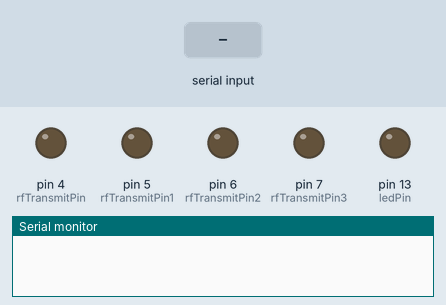
Simulated run of this sketch. Board: Arduino Uno, built with avr-gcc and run on an emulated ATmega328P. On the bench: output pins drawn as LEDs (lit = HIGH), the last lines printed to the serial monitor. Inputs (shaded band) come from the test bench.

Above: at 1.2 s.
1.3 s: "1" received over Serial
At 2.5 s:
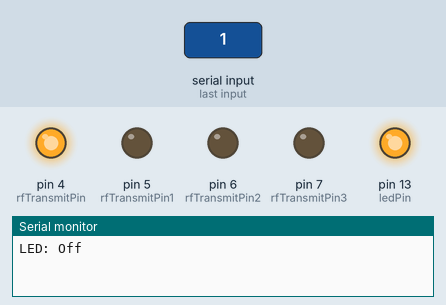
2.8 s: "3" received over Serial
At 3.9 s:
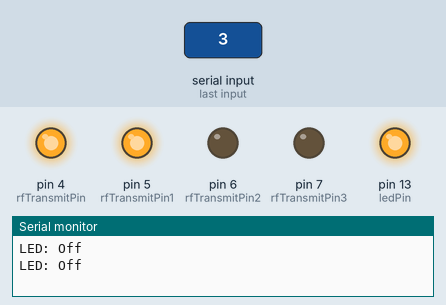
4.3 s: "0" received over Serial
At 5.0 s:
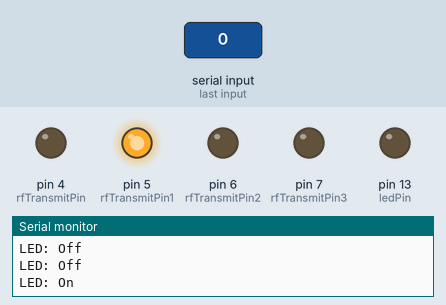
5.8 s: "6" received over Serial
At 6.1 s:
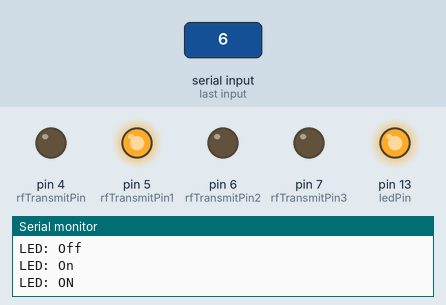
7.3 s: "2" received over Serial
At 8.5 s:
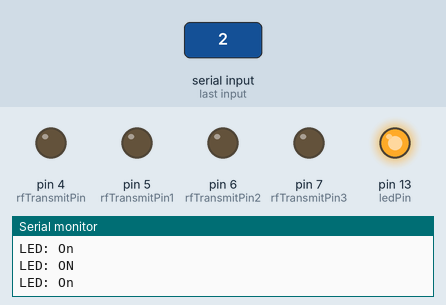
8.8 s: "5" received over Serial
At 9.6 s:
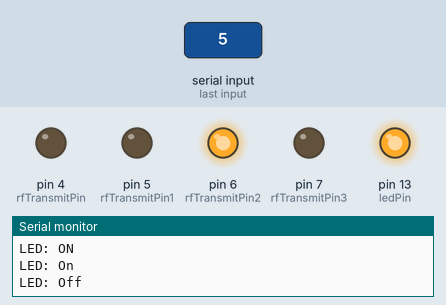
Timing chart, 0 to 11.3 s (numbered marks = the images above; inputs shaded):
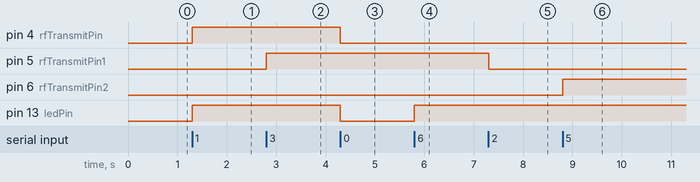

The sketch:

TRANSMIT.ino
```cpp
/*
  RF Blink - Transmit sketch
     Arduino IDE version 1.0.5
     Website: http://arduinobasics.blogspot.com
     Transmitter: FS1000A/XY-FST
     Transmitter: Tx-118s-4
     Description: A simple sketch used to test RF transmission with tx-118s-4 transmitter module
 ------------------------------------------------------------- */

 #define rfTransmitPin 4  //RF Transmitter pin = digital pin 4
 #define rfTransmitPin1 5
 #define rfTransmitPin2 6
 #define rfTransmitPin3 7
 #define ledPin 13        //Onboard LED = digital pin 13

 void setup(){
   Serial.begin(9600);
   pinMode(rfTransmitPin, OUTPUT);
   pinMode(rfTransmitPin1, OUTPUT);
   pinMode(rfTransmitPin2, OUTPUT);
   pinMode(rfTransmitPin3, OUTPUT);
   pinMode(ledPin, OUTPUT);
 }

 void loop(){

  char reply[50];
  int i = 0;
  if (Serial.available()){
  while (Serial.available()) {
    reply[i] = Serial.read();
    i += 1;
  }
   if(strlen(reply) > 0){

  int state=reply[0];
     if (state == '0') {
  digitalWrite(ledPin, LOW); // Turn LED OFF
  Serial.println("LED: On"); // Send back, to the phone, the String "LED: ON"
  state = 0;
  digitalWrite(rfTransmitPin, LOW);
 }
 else if (state == '1') {
  digitalWrite(ledPin, HIGH);
  Serial.println("LED: Off");
  state = 0;
  digitalWrite(rfTransmitPin, HIGH);
 }
 else if (state == '2') {
  digitalWrite(ledPin, HIGH);
  Serial.println("LED: On");
  state = 0;
  digitalWrite(rfTransmitPin1, LOW);
 }
 else if (state == '3') {
  digitalWrite(ledPin, HIGH);
  Serial.println("LED: Off");
  state = 0;
  digitalWrite(rfTransmitPin1, HIGH);
 }
  else if (state == '4') {

  digitalWrite(ledPin, HIGH);
  Serial.println("LED: On");
  state = 0;
  digitalWrite(rfTransmitPin2, LOW);
 }
 else if (state == '5') {
  digitalWrite(ledPin, HIGH);
  Serial.println("LED: Off");
  state = 0;
  digitalWrite(rfTransmitPin2, HIGH);
 }
  else if (state == '6') {
  digitalWrite(ledPin, HIGH);
  Serial.println("LED: ON");
  state = 0;
  digitalWrite(rfTransmitPin3,LOW);
 }
 else if (state == '7') {
  digitalWrite(ledPin, HIGH);
  Serial.println("LED: Off");
  state = 0;
  digitalWrite(rfTransmitPin3, HIGH);
 }

  }

 }
 }
```

Measured:
- after the input at 1.3 s, pin 4 (rfTransmitPin), pin 13 (ledPin): LOW → HIGH at once
- after the input at 2.8 s, pin 5 (rfTransmitPin1): LOW → HIGH at once
- after the input at 4.3 s, pin 4 (rfTransmitPin), pin 13 (ledPin): HIGH → LOW at once
- after the input at 5.8 s, pin 13 (ledPin): LOW → HIGH at once
- after the input at 7.3 s, pin 5 (rfTransmitPin1): HIGH → LOW at once
- after the input at 8.8 s, pin 6 (rfTransmitPin2): LOW → HIGH at once
